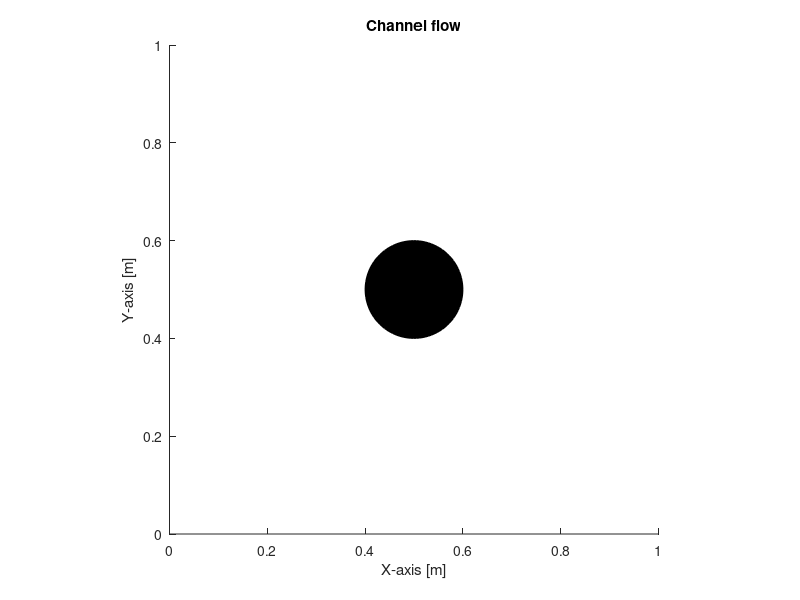

Write MATLAB code to recreate this figure.
% Some parameters
N = 100;
M = 100;
L = 1;
H = 1;
c = [L/2, H/2];
r = 0.1;

% Cylinder drawing
phi = linspace(0, 2*pi);
x_r = r*cos(phi) + c(1);
y_r = r*sin(phi) + c(2);
patch(x_r,y_r,'black');

%Plot parameters
xlabel('X-axis [m]');
ylabel('Y-axis [m]');
title('Channel flow');
xlim([0,L]);
ylim([0,H]);
axis equal